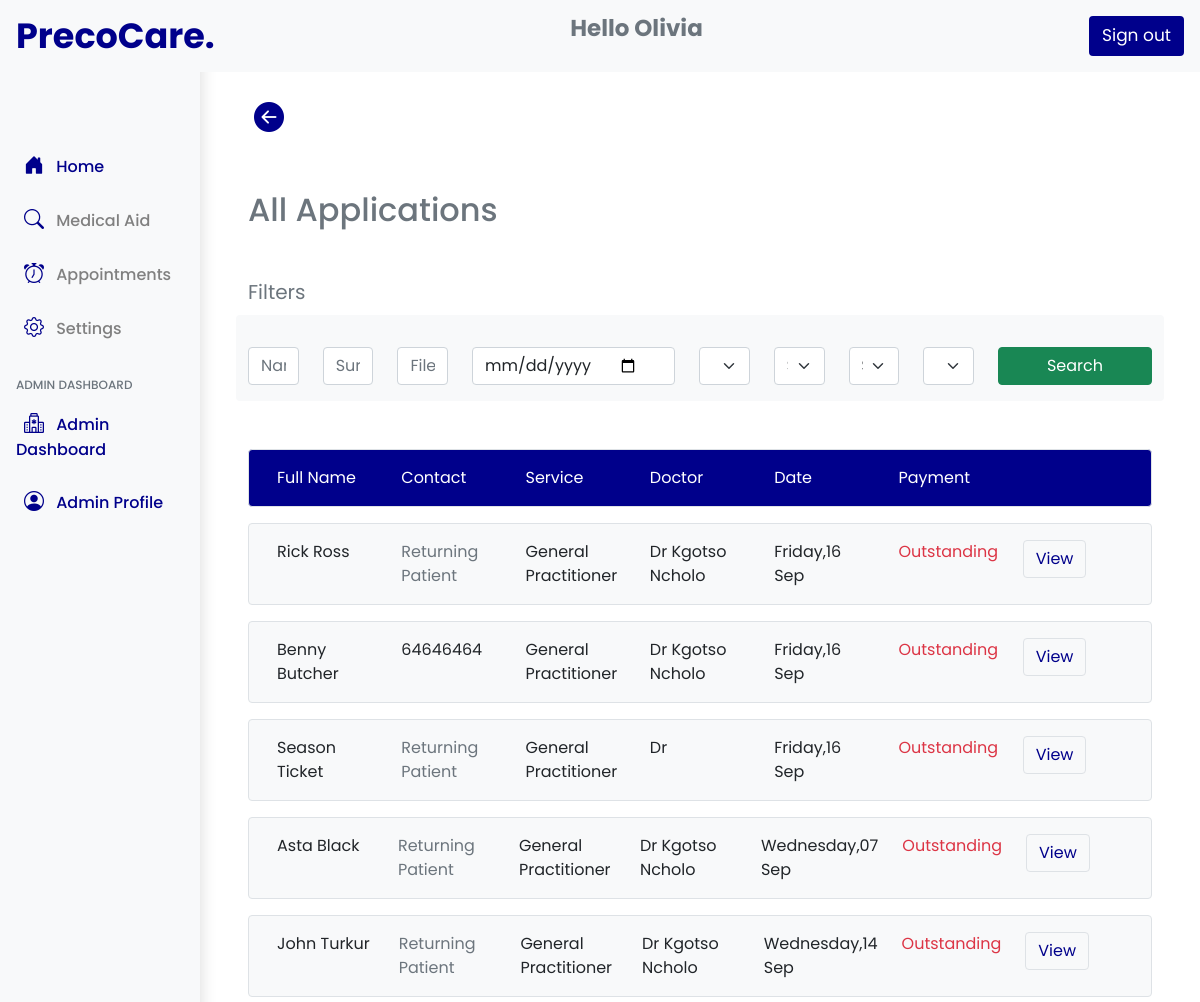
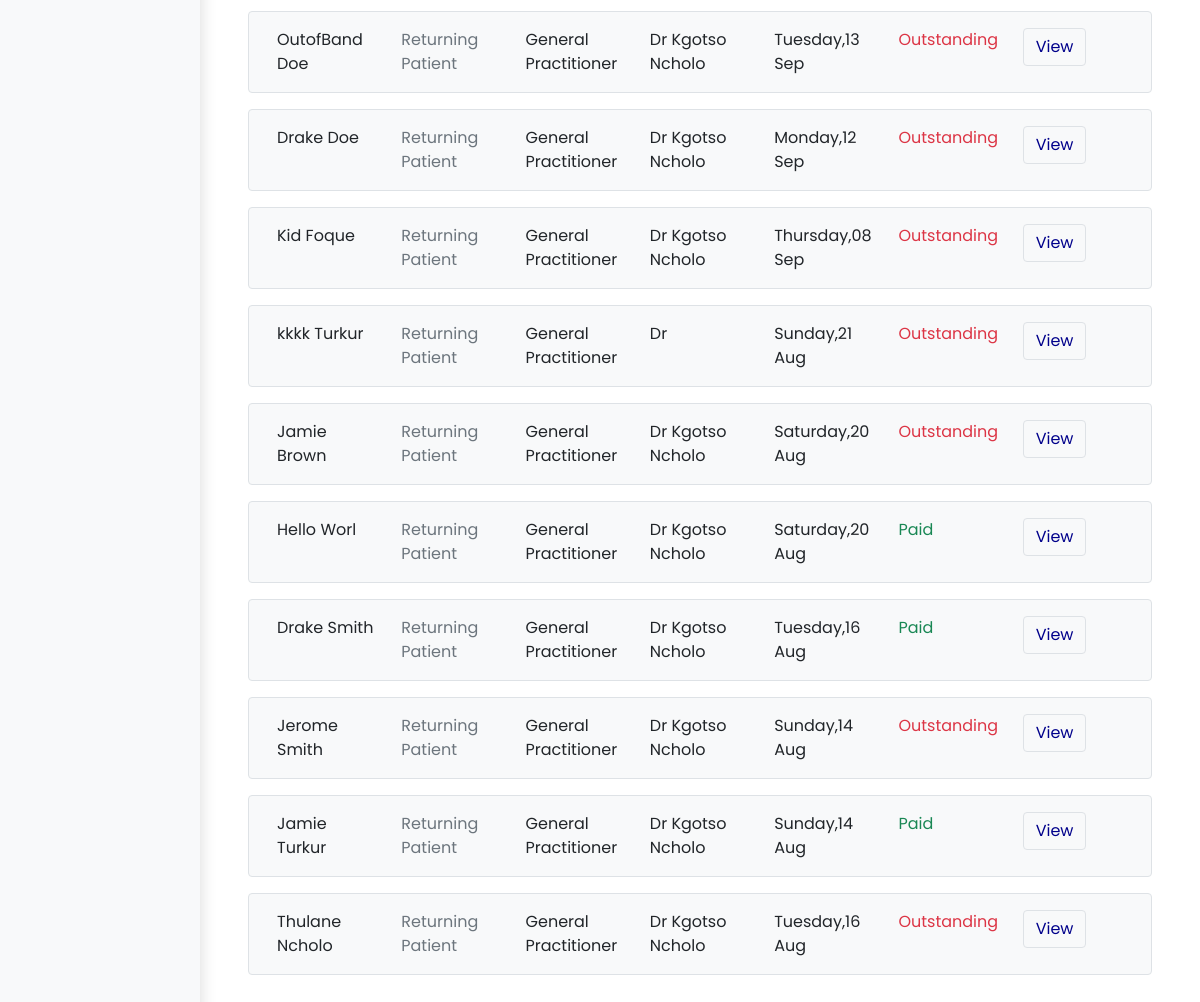
The page /all-applications/1 (signed in) on the database its author committed (2 pictures, top to bottom).
### precocare/models.py (models this page shows, shortened)
class ApplicationForm(models.Model):
    User = models.ForeignKey(User,null=True, on_delete=models.CASCADE , blank=True, related_name="user_application", default=None)
    visit_status = models.CharField(max_length=50,null=True,blank=True)
    application_for = models.CharField(max_length=50,null=True,blank=True)
    service = models.ForeignKey(ServiceModel, on_delete=models.CASCADE , blank=True, related_name="application_service", default=None)
    fee = models.CharField(max_length=1000,null=True,blank=True)
    time_slot = models.CharField(max_length=1000,null=True,blank=True)
    time_slot_id = models.ForeignKey(BookedTimeslotModel, on_delete=models.CASCADE , blank=True, related_name="time_slot_pk", default=None)
    date_appointment = models.DateField(auto_now_add=False,null=True,blank=True)
    reschedule_date = models.CharField(max_length=500,null=True,blank=True)
    patient_name = models.CharField(max_length=500,null=True,blank=True)
    patient_surname = models.CharField(max_length=500,null=True,blank=True)
    gender = models.CharField(max_length=500,null=True,blank=True)
    date_of_birth = models.CharField(max_length=500,null=True,blank=True)
    identification = models.CharField(max_length=13,null=True,blank=True)
    contact = models.CharField(max_length=50,null=True,blank=True)
    email = models.CharField(max_length=1000,null=True,blank=True)
    street = models.CharField(max_length=1000,null=True,blank=True)
    town = models.CharField(max_length=1000,null=True,blank=True)
    postal_code = models.CharField(max_length=1000,null=True,blank=True)
    medical_aid = models.ForeignKey(InsuranceModel,related_name="application_medical",blank=True,default=None,on_delete=models.CASCADE,null=True)
    paid_status = models.CharField(max_length=100,null=True,blank=True,default="Outstanding")
    reason_visit = models.TextField(blank = True,null=True)
    allergies = models.TextField(blank = True,null=True)
    application_status = models.CharField(max_length=100,null=True,blank=True,default="Pending")
    notify = models.CharField(max_length=100,null=True,blank=True,default="Incomplete")
    clinic_id = models.ForeignKey(ClinicModel, on_delete=models.CASCADE , blank=True, related_name="clinic_application", default=None)
    doctor = models.ForeignKey(DoctorModel, on_delete=models.CASCADE , blank=True, related_name="doctor_application", default=None,null=True)
    clinic_location = models.ForeignKey(ClinicLocationsModel, on_delete=models.CASCADE , blank=True, related_name="location_chosen", default=None,null=True)
    cancel_appointment = models.CharField(max_length=100,null=True,blank=True,default="Ongoing")
    patient_file_number = models.CharField(max_length=1000,null=True,blank=True)
    admin_booked = models.CharField(max_length=100,null=True,blank=True,default="No")
    date_created = models.DateTimeField(auto_now_add=True, null=True)

class ServiceModel(models.Model):
    clinic_id = models.ForeignKey(ClinicModel, on_delete=models.CASCADE , blank=True, related_name="service_clinic", default=None)
    service_name = models.CharField(max_length=500,null=True)
    service_fee = models.CharField(max_length=500,null=True)

class DoctorModel(models.Model):
    user = models.OneToOneField(User,null=True, on_delete=models.CASCADE)
    first_name = models.CharField(max_length=200,null=True)
    last_name = models.CharField(max_length=200,null=True)
    about_doctor = models.TextField(blank = True)
    registration_number = models.CharField(max_length=500,null=True)
    mobile_number = models.CharField(max_length=50,null=True)
    email = models.CharField(max_length=200,null=True)
    verified = models.CharField(max_length=100,null=True, default='No' ,blank=True)
    doctor_license = models.CharField(max_length=500,null=True,unique=True)
    profile_set = models.CharField(max_length=50,null=True, default='No' ,blank=True)
    date_created = models.DateTimeField(auto_now_add=True, null=True)
    profile_pic = models.ImageField(null=True, blank=True,upload_to='files/doctorprofile')

### precocare/decorators.py (the view)
        def wrapper_func(request, *args, **kwargs):
            group = None
            if request.user.groups.exists():
                group = request.user.groups.all()[0].name
            if group in allowed_roles:
                return view_func(request, *args, **kwargs)
            else:
                return redirect('homepage')

### precocare/models.py (called while the page is built)
    def __str__(self):
        return self.name

### precocare/views.py (called while the page is built, shortened)
@allowed_user(allowed_roles=['admin','doctors'])
def AllApplicatoinsView(request,clinic_id):
    appointments_list = ApplicationForm.objects.filter(clinic_id = clinic_id).order_by("-date_created")
    clinicId = ClinicModel.objects.get(id= clinic_id)
    services = ServiceModel.objects.filter(clinic_id = clinic_id)
    if request.method == 'POST' and 'applicationsPayment' in request.POST:
        applicationId = request.POST.get('appointmentId')
        saveData = ApplicationForm.objects.get(id = applicationId)
        saveData.paid_status = request.POST.get('payment')
        saveData.save()
        messages.success(request, 'Application Updated')
    context = {
        "appointments_list" : appointments_list,
        "clinic" : clinicId,
        "services" : services
    }
    return render(request, "Admin/allapplications.html",context)

### precocare/templates/Admin/allapplications.html (shortened to what this page needs)
{% extends 'Admin/admin.html' %}
{% block content %}
<section class="mt-4 container">
    <a href="{% url 'dashboard' clinic.id %}">
        <button style="border: none; background-color: transparent;">
            <i class="bi bi-arrow-left-circle-fill" style="font-size: 30px; color: darkblue;"></i>
          </button>
    </a>
  </section>
  <section class="container mt-4">
   <h2 class="text-secondary">All Applications</h2>
  </section>
  <section class="container mt-5">
    <p class="text-secondary mb-2" style="font-size: 20px;">Filters</p>
    <form method="POST" autocomplete="off">
        <div class="row py-3 bg-light rounded">
            <div class="col-sm-12 col-lg col-md-6 mt-3">
                <input class="form-control me-2" type="text" placeholder="Name" aria-label="Search" name="firstNameSearch">
            </div>
            <div class="col-sm-12 col-lg col-md-6 mt-3">
                <input class="form-control me-2" type="text" placeholder="Surname" aria-label="Search" name="lastNameSearch">
            </div>
            <div class="col-sm-12 col-lg col-md-6 mt-3">
                <input class="form-control me-2" type="text" placeholder="File Number" aria-label="Search" name="fileSearch">
            </div>
            <div class="col-sm-12 col-lg col-md-6 mt-3">
                <input class="date-style" type="date" placeholder="Select Date" name="DateSearch">
            </div>
            <div class="col-sm-12 col-lg col-md-6 mt-3">
                <select class="form-select" aria-label="Default select example" name="paymentSearch">
                    <option value= >Payment</option>
                  </select>
            </div>
            <div class="col-sm-12 col-lg col-md-6 mt-3">
                <select class="form-select" aria-label="Default select example" name="AppointmentStatusSearch">
                    <option selected value= >Status</option>
                  </select>
            </div>
            <div class="col-sm-12 col-lg col-md-6 mt-3">
                <select class="form-select" aria-label="Default select example" name="ServiceSearchApp">
                    <option value= >Service</option>
                  </select>
            </div>
            <div class="col-sm-12 col-lg col-md-6 mt-3">
                <select class="form-select" aria-label="Default select example" name="InsuranceSearch">
                    <option value= >Insurance</option>
                  </select>
            </div>
            <div class="col-sm-12 col-lg col-md-6 mt-3">
                <center>
                    <button type="submit" class="btn btn-success px-5" name="appointmentSearch">Search</button>
                </center>
            </div>
        </div>
    </form>
</section>
  <section class="mt-5 container">
    <div class="row m-0  border text-white p-3 rounded" style="background-color: darkblue;">
        <div class="col">
            Full Name
        </div>
        <div class="col hide-components-ipad">
            Contact
        </div>
        <div class="col hide-components-ipad">
            Service
        </div>
        <div class="col hide-components-ipad">
            Doctor
        </div>
        <div class="col hide-components-ipad">
            Date
        </div>
        <div class="col hide-components-ipad">
            Payment
        </div>
        <div class="col"></div>
    </div>
    {% for appointment in appointments_list %}
    <div class="row m-0 bg-light border p-3 rounded my-3">
        <div class="col">
            {{appointment.patient_name}} {{appointment.patient_surname}}
        </div>
        <div class="col hide-components-ipad">
            {% if appointment.contact == None %}
            <span class="text-secondary">Returning Patient</span>
            {% else %}
            {{appointment.contact}}
            {% endif %}
        </div>
        <div class="col hide-components-ipad">
            {{appointment.service.service_name}}
        </div>
        <div class="col hide-components-ipad">
            Dr {{appointment.doctor.first_name}} {{appointment.doctor.last_name}}
        </div>
        <div class="col hide-components-ipad">
            {{appointment.date_appointment |date:"l,d M"}}
        </div>
        <div class="col hide-components-ipad">
            {% if appointment.paid_status == "Outstanding"%}
            <span class="text-danger">{{appointment.paid_status}}</span>
            {% else %}
            <span class="text-success">{{appointment.paid_status}}</span>
            {% endif %}
        </div>
        <div class="col">
            <button type="button" style="color: darkblue;" class="btn border bg-light" data-bs-toggle="modal" data-bs-target="#exampleModal{{appointment.id}}">
                View
            </button>
        </div>
    </div>
    {% empty %}
    <div class="alert alert-secondary mt-4" role="alert">
        No Record Found
      </div>
    {% endfor %}
  </section>
{% endblock %}

### precocare/templates/Admin/admin.html (shortened to what this page needs)
{% load static %}
<!doctype html>
<html lang="en">
  <head>
    <link rel="stylesheet" href="{% static '/css/main.css' %}">
    <link rel="stylesheet" href="{% static '/css/bootstrap.css' %}">
    <link rel="stylesheet" href="{% static '/js/bootstrap.js' %}">
    <link rel="stylesheet" href="{% static '/js/dashboard.js' %}">
    <link rel="stylesheet" href="{% static '/css/dashboard.css' %}">
    <link rel="stylesheet" href="https://cdn.jsdelivr.net/npm/bootstrap-icons@1.8.3/font/bootstrap-icons.css">
  </head>
  <body class="body-fonts">
    <header class="navbar navbar-dark sticky-top  flex-md-nowrap p-0 bg-light  py-2" style="background-color: white;">
        <a class="col-md-3 col-lg-2 me-0 px-3 nav-branding" href="#" style="text-decoration: none;">
          PrecoCare.
        </a>
        {% if user.is_authenticated %}
          <p class="text-secondary hide-components-lg top-nav-hero">Hello <span>{{request.user}}<span></p>
        {% endif %}
        <div class="navbar-nav hide-components-lg">
          <div class="nav-item text-nowrap">
            {% if user.is_authenticated %}
            <a class="nav-link px-3" href="{% url 'logout'%}">
              <button type="button" class="btn text-white" style="background-color: darkblue; font-size: 17px;">Sign out</button>
            </a>
            {% else %}
            <a class="nav-link px-3" href="{% url 'login'%}">
              <button type="button" class="btn text-white" style="background-color: darkblue; font-size: 17px;">Login</button>
            </a>
            {% endif %}
          </div>
        </div>
      </header>
      <div class="container-fluid">
        <div class="row">
          {% include 'partials/sidebar.html' %}
          <main class="col-md-9 ms-sm-auto col-lg-10 px-md-4 responsive-padding">
            {% block content %}
            {% endblock %}
            <div style="height: 150px; width: 100%;"></div>
          </main>
        </div>
      </div>
  </body>
</html>

### static/css/main.css (style rules this page uses)
:root { --main-bg-color: pink; }

### precocare/templates/Admin/admin.html (style rules this page uses)
.body-fonts { font-family: 'Poppins', sans-serif !important; }
.nav-branding { color: darkblue; font-size: 35px; font-weight: 700; }
.top-nav-hero { color: darkblue; font-size: 23px; font-weight: 700; }

### precocare/templates/Admin/allapplications.html (style rules this page uses)
.date-style { width: 100%; padding: 0.375rem 2.25rem 0.375rem 0.75rem; -moz-padding-start: calc(0.75rem - 3px); font-size: 1rem; font-weight: 400; line-height: 1.5; color: #212529; background-color: #fff; background-repeat: no-repeat; background-position: right 0.75rem center; background-size: 16px 12px; border: 1px solid #ced4da; border-radius: 0.25rem; transition: border-color .15s ease-in-out,box-shadow .15s ease-in-out; -webkit-appearance: none; -moz-appearance: none; appearance: none; }

### rows shown on the page
ApplicationForm: patient_name "Rick", patient_surname "Ross", shows "Returning Patient", service.service_name "General Practitioner", doctor.first_name "Kgotso", doctor.last_name "Ncholo", date_appointment "Friday,16 Sep", paid_status "Outstanding"
ApplicationForm: patient_name "Benny", patient_surname "Butcher", contact "64646464", service.service_name "General Practitioner", doctor.first_name "Kgotso", doctor.last_name "Ncholo", date_appointment "Friday,16 Sep", paid_status "Outstanding"
ApplicationForm: patient_name "Season", patient_surname "Ticket", shows "Returning Patient", service.service_name "General Practitioner", date_appointment "Friday,16 Sep", paid_status "Outstanding"
ApplicationForm: patient_name "Asta", patient_surname "Black", shows "Returning Patient", service.service_name "General Practitioner", doctor.first_name "Kgotso", doctor.last_name "Ncholo", date_appointment "Wednesday,07 Sep", paid_status "Outstanding"
ApplicationForm: patient_name "John", patient_surname "Turkur", shows "Returning Patient", service.service_name "General Practitioner", doctor.first_name "Kgotso", doctor.last_name "Ncholo", date_appointment "Wednesday,14 Sep", paid_status "Outstanding"
ApplicationForm: patient_name "OutofBand", patient_surname "Doe", shows "Returning Patient", service.service_name "General Practitioner", doctor.first_name "Kgotso", doctor.last_name "Ncholo", date_appointment "Tuesday,13 Sep", paid_status "Outstanding"
ApplicationForm: patient_name "Drake", patient_surname "Doe", shows "Returning Patient", service.service_name "General Practitioner", doctor.first_name "Kgotso", doctor.last_name "Ncholo", date_appointment "Monday,12 Sep", paid_status "Outstanding"
ApplicationForm: patient_name "Kid", patient_surname "Foque", shows "Returning Patient", service.service_name "General Practitioner", doctor.first_name "Kgotso", doctor.last_name "Ncholo", date_appointment "Thursday,08 Sep", paid_status "Outstanding"
ApplicationForm: patient_name "kkkk", patient_surname "Turkur", shows "Returning Patient", service.service_name "General Practitioner", date_appointment "Sunday,21 Aug", paid_status "Outstanding"
ApplicationForm: patient_name "Jamie", patient_surname "Brown", shows "Returning Patient", service.service_name "General Practitioner", doctor.first_name "Kgotso", doctor.last_name "Ncholo", date_appointment "Saturday,20 Aug", paid_status "Outstanding"
ApplicationForm: patient_name "Hello", patient_surname "Worl", shows "Returning Patient", service.service_name "General Practitioner", doctor.first_name "Kgotso", doctor.last_name "Ncholo", date_appointment "Saturday,20 Aug", paid_status "Paid"
ApplicationForm: patient_name "Drake", patient_surname "Smith", shows "Returning Patient", service.service_name "General Practitioner", doctor.first_name "Kgotso", doctor.last_name "Ncholo", date_appointment "Tuesday,16 Aug", paid_status "Paid"
ApplicationForm: patient_name "Jerome", patient_surname "Smith", shows "Returning Patient", service.service_name "General Practitioner", doctor.first_name "Kgotso", doctor.last_name "Ncholo", date_appointment "Sunday,14 Aug", paid_status "Outstanding"
ApplicationForm: patient_name "Jamie", patient_surname "Turkur", shows "Returning Patient", service.service_name "General Practitioner", doctor.first_name "Kgotso", doctor.last_name "Ncholo", date_appointment "Sunday,14 Aug", paid_status "Paid"
ApplicationForm: patient_name "Thulane", patient_surname "Ncholo", shows "Returning Patient", service.service_name "General Practitioner", doctor.first_name "Kgotso", doctor.last_name "Ncholo", date_appointment "Tuesday,16 Aug", paid_status "Outstanding"

### other values the page prints
{{ request.user }} "Olivia"
